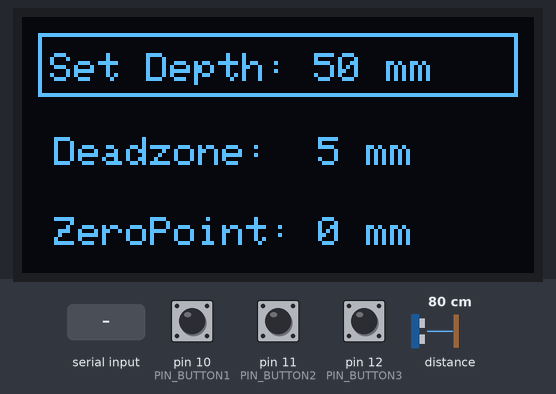
This sketch was run on a simulated Arduino Uno, built with avr-gcc and run on an emulated ATmega328P. Shown: 128×64 one-colour display. Inputs (shaded band) come from the test bench; at power-on: pin 10 (PIN_BUTTON1) HIGH, pin 12 (PIN_BUTTON3) HIGH, pin 11 (PIN_BUTTON2) HIGH, distance to the obstacle 80 cm. The display library's start-up logo is not drawn; what the sketch prints to the serial monitor is not drawn.

Above: at 1.8 s.
1.9 s: pin 10 (PIN_BUTTON1) pulled LOW for 0.15 s
At 3.0 s:
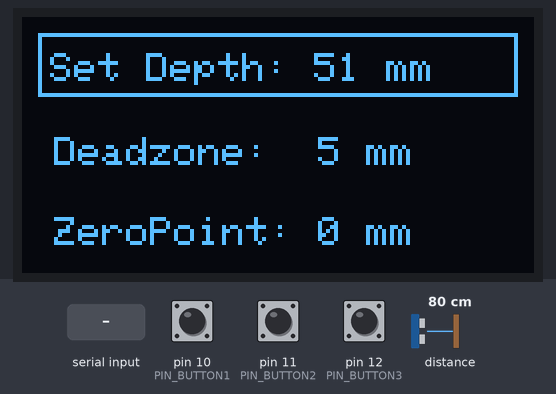
3.6 s: pin 12 (PIN_BUTTON3) pulled LOW for 0.15 s
At 4.2 s:
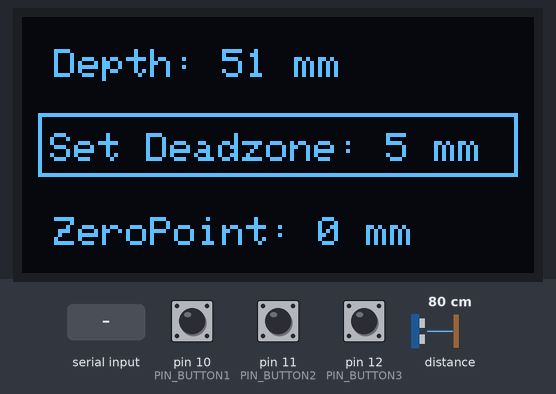
5.3 s: pin 12 (PIN_BUTTON3) pulled LOW for 0.15 s
At 6.7 s:
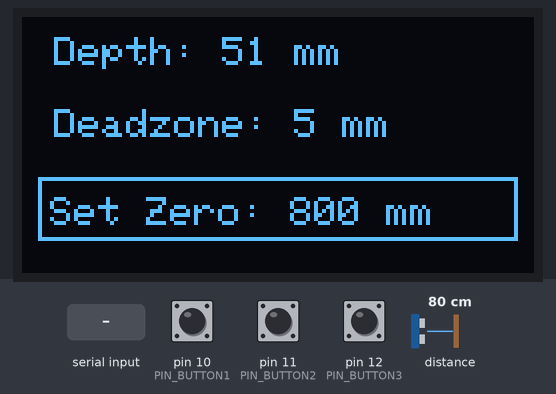
7.0 s: pin 12 (PIN_BUTTON3) pulled LOW for 0.15 s
At 8.1 s:
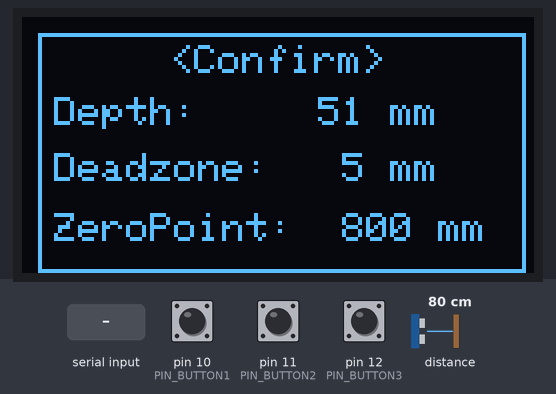
8.7 s: pin 12 (PIN_BUTTON3) pulled LOW for 0.15 s
At 9.3 s:
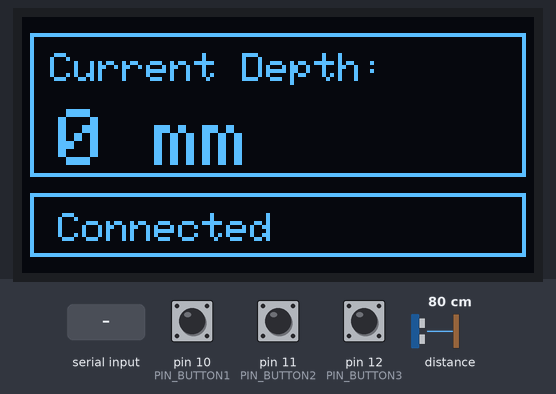
10.4 s: "Disc\n" received over Serial
At 10.8 s:
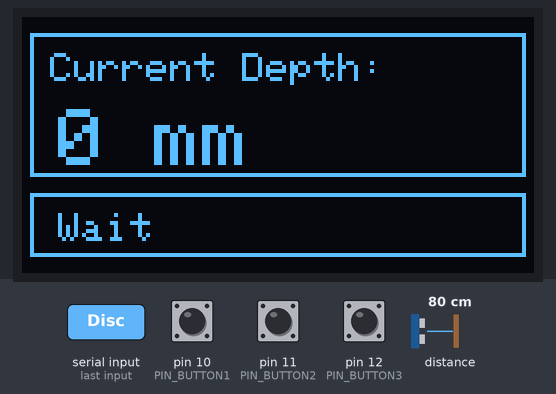
Timing chart, 0 to 13.0 s (numbered marks = the images above; inputs shaded):
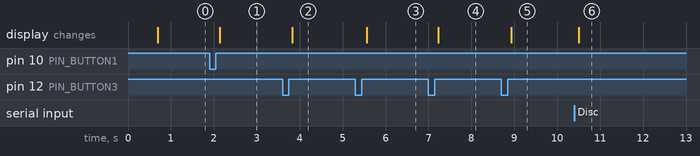

Measured:
- after the input at 1.9 s, the display: changes after 0.23 s (image 1)
- after the input at 3.6 s, the display: changes after 0.23 s (image 2)
- after the input at 5.3 s, the display: changes after 0.26 s (image 3)
- after the input at 7.0 s, the display: changes after 0.23 s (image 4)
- after the input at 8.7 s, the display: changes after 0.23 s (image 5)
- after the input at 10.4 s, the display: changes after 0.10 s (image 6)

The sketch:

Nano_or_Uno.ino
```cpp
#include <Wire.h>
#include <Adafruit_SSD1306.h>
#include <VL53L0X.h>
#include <OneButton.h>

int adjustedDepth;              // Variable to store the calculated depth value
bool zeroPointCaptured = false; // Flag to indicate if the zero point has been captured

#define SCREEN_WIDTH 128    // OLED display width, in pixels
#define SCREEN_HEIGHT 64    // OLED display height, in pixels
#define SCREEN_ADDRESS 0x3C // I2C address for OLED (check via I2C scanner if needed)
#define OLED_RESET -1

#define PIN_BUTTON1 10 // Button for "+"
#define PIN_BUTTON2 11 // Button for "-"
#define PIN_BUTTON3 12 // Button for "Confirm"

Adafruit_SSD1306 display(SCREEN_WIDTH, SCREEN_HEIGHT, &Wire, OLED_RESET); // OLED definition
VL53L0X sensor;                                                           // Laser sensor definition

OneButton button1(PIN_BUTTON1, true);
OneButton button2(PIN_BUTTON2, true);
OneButton button3(PIN_BUTTON3, true);

// Define positions and dimensions for UI rectangles
int rectWidth = 120;  // Rectangle width
int rectHeight = 16;  // Rectangle height

int rect1X = 4;       // Rectangle 1 X position
int rect1Y = 4;       // Rectangle 1 Y position

int rect2X = 4;       // Rectangle 2 X position
int rect2Y = 24;      // Rectangle 2 Y position

int rect3X = 4;       // Rectangle 3 X position
int rect3Y = 40;      // Rectangle 3 Y position

// Finite State Machine (FSM) setup
enum Mode { SET_DEPTH, SET_ZERO, SET_DEADZONE, RUN, SET_DONE };
Mode currentMode = SET_DEPTH;

int targetDepth = 50; // Target drilling depth (mm)
int zeroPoint = 0;    // Zero point reference value (mm)
int deadZone = 5;     // Deadzone/Safety buffer (mm)

String sent = "sent"; // Message string to send to the Client via Serial
String wifi = "WiFi"; // WiFi connection status string

void setup() {
  Serial.begin(9600);
  Wire.begin();

  // Initialize OLED display
  if (!display.begin(SSD1306_SWITCHCAPVCC, SCREEN_ADDRESS)) {
    Serial.println(F("SSD1306 allocation failed"));
    for (;;);
  }

  display.display();
  delay(600); // Delay for screen refresh (longer delay = longer boot logo time)
  display.clearDisplay();

  // Initialize VL53L0X sensor
  sensor.setTimeout(500);
  if (!sensor.init()) {
    Serial.println(F("Failed to detect and initialize sensor!"));
    while (1);
  }

  // Set measurement timing budget. Higher budget = higher accuracy but lower frequency.
  sensor.setMeasurementTimingBudget(100000);

  // Initialize buttons
  button1.attachClick(increaseValue);
  button2.attachClick(decreaseValue);
  button2.attachLongPressStart(longPress);
  button3.attachClick(confirm);
  button3.attachLongPressStart(returnButton);

  // Initial display update
  displayParameters();
}

void loop() {
  // Check button states. Avoid heavy blocking logic in loop to maintain sensitivity.
  button1.tick();
  button2.tick();
  button3.tick();

  // Read WiFi status from Serial if available
  if (Serial.available()) {
    wifi = Serial.readStringUntil('\n');
  }

  // Real-time depth monitoring (Only runs in RUN mode)
  if (currentMode == RUN) {
    displayCurrentDepth();
    displayParameters();

    // Trigger stop signal if target depth is reached (minus deadzone)
    if(adjustedDepth >= targetDepth - deadZone)
    {
      Serial.println(sent);
      delay(100);
    }
  }
}

// --- Button Functions ---

void increaseValue() // Function for "+" button
{
  switch (currentMode)
  {
    case SET_DEPTH:
      targetDepth += 1;
      break;
    case SET_DEADZONE:
      deadZone += 1;
      break;
    case SET_ZERO:
      zeroPoint += 1;
    default:
      break;
  }
  displayParameters();
}

void decreaseValue() // Function for "-" button
{
  switch (currentMode)
  {
    case SET_DEPTH:
      targetDepth -= 1;
      break;
    case SET_DEADZONE:
      deadZone -= 1;
      break;
    case SET_ZERO:
      zeroPoint -= 1;
    default:
      break;
  }
  displayParameters();
}

void confirm() // Function for "Confirm" button
{
  switch(currentMode)
  {
    case SET_DEPTH:
      currentMode = SET_DEADZONE; // Transition to next state
      break;
    case SET_DEADZONE:
      zeroPoint = sensor.readRangeSingleMillimeters(); // Capture zero point
      zeroPointCaptured = true; // Set flag
      if(zeroPointCaptured == true)
      {
        Serial.println("zeropoint get");
      }
      currentMode = SET_ZERO;
      break;
    case SET_ZERO:
      Serial.println(zeroPoint); // Update zero point
      currentMode = SET_DONE;
      break;
    case SET_DONE:
      currentMode = RUN;
      break;
    case RUN:
      resetProgram(); // Reset all parameters and return to setup
      break;
    default:
      break;
  }
  displayParameters(); // Update display
}

void returnButton(){
  switch(currentMode)
  {
    case RUN:
      currentMode = SET_DONE; // Go back to previous state
      break;
    case SET_DONE:
      zeroPoint = sensor.readRangeSingleMillimeters(); // Recapture zero point
      zeroPointCaptured = true;
      if(zeroPointCaptured == true)
      {
        Serial.println("zeropoint get");
      }
      currentMode = SET_ZERO;
      break;
    case SET_ZERO:
      currentMode = SET_DEADZONE;
      break;
    case SET_DEADZONE:
      currentMode = SET_DEPTH;
      break;
    default:
      break;
  }
  displayParameters(); // Update display
}

void displayParameters()
{
  display.clearDisplay();
  display.setTextSize(1);
  display.setTextColor(SSD1306_WHITE);

  switch(currentMode)
  {
    case SET_DEPTH:
    {
      // Draw Rectangle 1: x, y, width, height, color
      display.drawRect(rect1X, rect1Y, rectWidth, rectHeight, SSD1306_WHITE);
      display.setCursor(rect1X + 3, rect1Y + 5);
      display.print(F("Set Depth: "));
      display.print(targetDepth);
      display.println(F(" mm"));

      display.setCursor(8,30);
      display.print(F("Deadzone:  "));
      display.print(deadZone);
      display.println(F(" mm"));

      display.setCursor(8,50);
      display.print(F("ZeroPoint: "));
      display.print(zeroPoint);
      display.println(F(" mm"));
      break;
    }

    case SET_DEADZONE:
    {
      display.setCursor(8,8);
      display.print(F("Depth: "));
      display.print(targetDepth);
      display.println(F(" mm"));

      // Draw Rectangle 2
      display.drawRect(rect2X, rect2Y, rectWidth, rectHeight, SSD1306_WHITE);
      display.setCursor(rect2X + 3, rect2Y + 5);
      display.print(F("Set Deadzone: "));
      display.print(deadZone);
      display.println(F(" mm"));

      display.setCursor(8,50);
      display.print(F("ZeroPoint: "));
      display.print(zeroPoint);
      display.println(F(" mm"));
      break;
    }
    case SET_ZERO:
    {
      display.setCursor(8,5);
      display.print(F("Depth: "));
      display.print(targetDepth);
      display.println(F(" mm"));

      display.setCursor(8,23);
      display.print(F("Deadzone: "));
      display.print(deadZone);
      display.println(F(" mm"));

      // Draw Rectangle 3
      display.drawRect(rect3X, rect3Y, rectWidth, rectHeight, SSD1306_WHITE);
      display.setCursor(rect3X + 3, rect3Y + 5);
      display.print(F("Set Zero: "));
      display.print(zeroPoint);
      display.println(F(" mm"));
      break;
    }
    case SET_DONE: // Confirmation Screen
    {
      // Draw Rectangle 4
      display.drawRect(rect1X, rect1Y, 122, 60, SSD1306_WHITE);

      display.setCursor(37, rect1Y + 3);
      display.println(F("<Confirm>"));
      display.setCursor(8,20);
      display.print(F("Depth:     "));
      display.print(targetDepth);
      display.println(F(" mm"));

      display.setCursor(8,34);
      display.print(F("Deadzone:   "));
      display.print(deadZone);
      display.println(F(" mm"));

      display.setCursor(8,49);
      display.print(F("ZeroPoint:  "));
      display.print(zeroPoint);
      display.println(F(" mm"));
      break;
    }
    case RUN: // Run Mode: Display real-time sensor data and WiFi status
    {
      // Draw Rectangle 5
      display.drawRect(2, rect1Y, 124, 36, SSD1306_WHITE);

      display.setCursor(7,9);
      display.println(F("Current Depth: "));

      display.setTextSize(2);
      display.setCursor(9,23);
      display.print(adjustedDepth);
      display.println(F(" mm"));

      display.setTextSize(1); // Reset text size

      // Display WiFi connection status
      wifiConnect(); // Cannot put heavy logic here due to OLED buffer limits, calling function instead

      break;
    }
  }
  display.display(); // Render content to screen
}

void displayCurrentDepth()
{
  int currentDepth = sensor.readRangeSingleMillimeters();
  adjustedDepth = zeroPoint - currentDepth;

  // Ensure depth value is non-negative
  if (adjustedDepth < 0) {
    adjustedDepth = 0;
  }
}

void resetProgram() {
  // Reset all parameters and return to SET_DEPTH mode
  targetDepth = 50;
  zeroPoint = 0;
  deadZone = 5;
  currentMode = SET_DEPTH;
  displayParameters();
}

void longPress()
{
  // Long press functionality to improve button sensitivity during RUN mode
  switch(currentMode)
  {
    case RUN:
      resetProgram();
      break;
    default:
      break;
  }
  displayParameters();
}

void wifiConnect()
{
  // Draw Rectangle 6
  display.drawRect(2, 44, 124, rectHeight, SSD1306_WHITE);
  display.setCursor(9, 49);

  // NOTE: Do not use 'while' loops here; it will block OLED refresh.
  if(wifi == "WiFi"){
    display.println(F("Connected"));
  }
  else if(wifi == "Disc") // String length limit check
  {
    display.println(F("Wait")); // Buffer is full, avoid adding too many characters to prevent OLED blackout
  }
}
```
